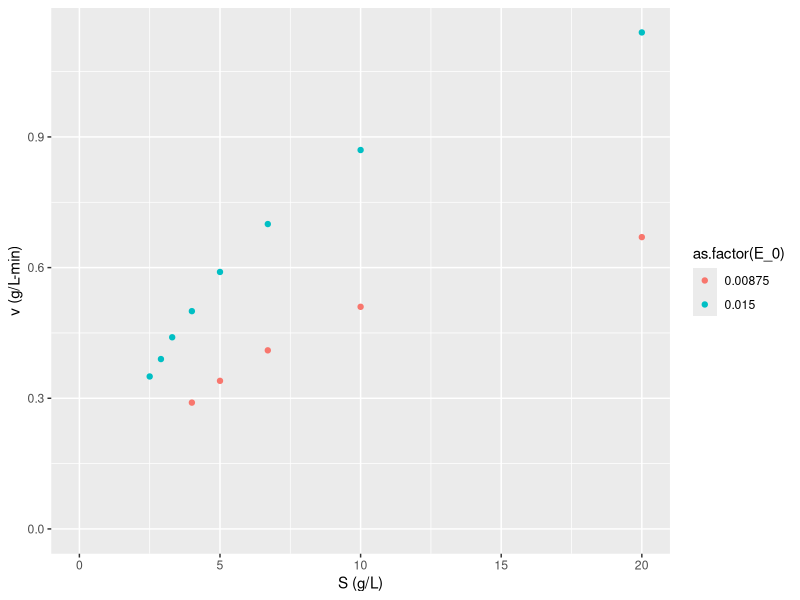
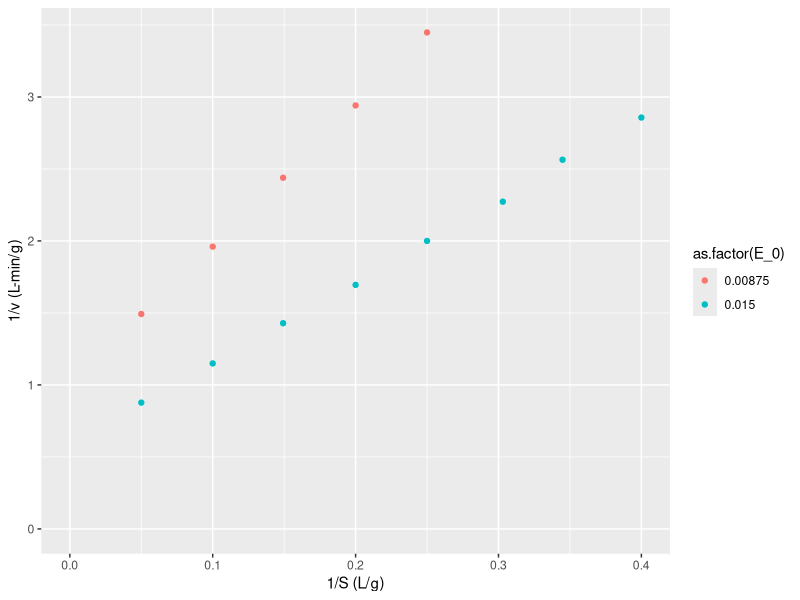
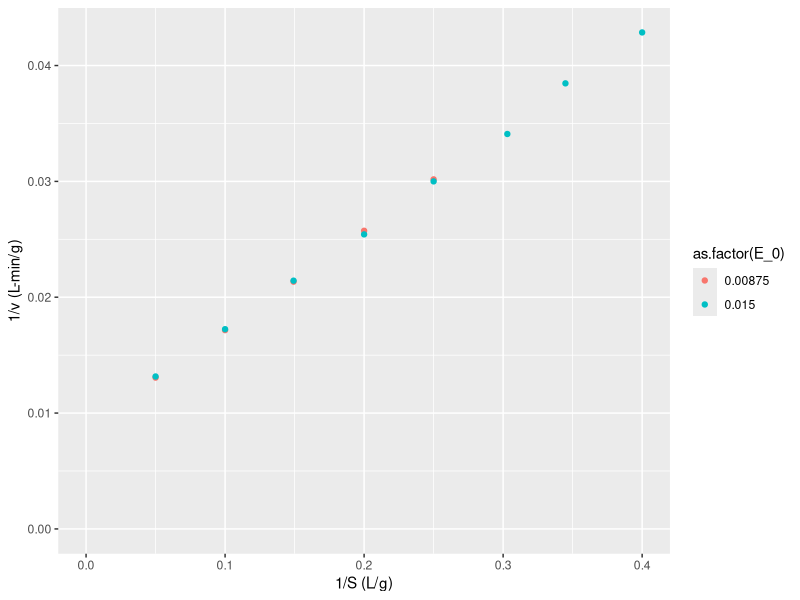
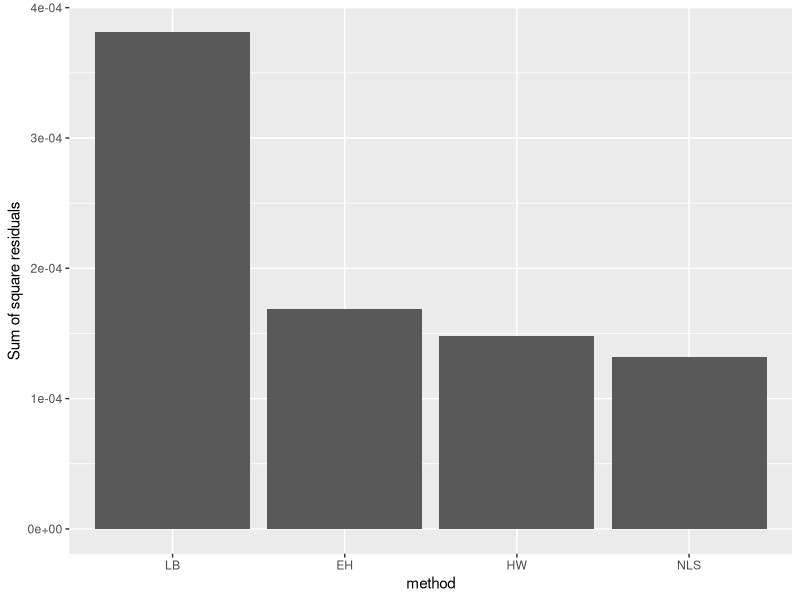
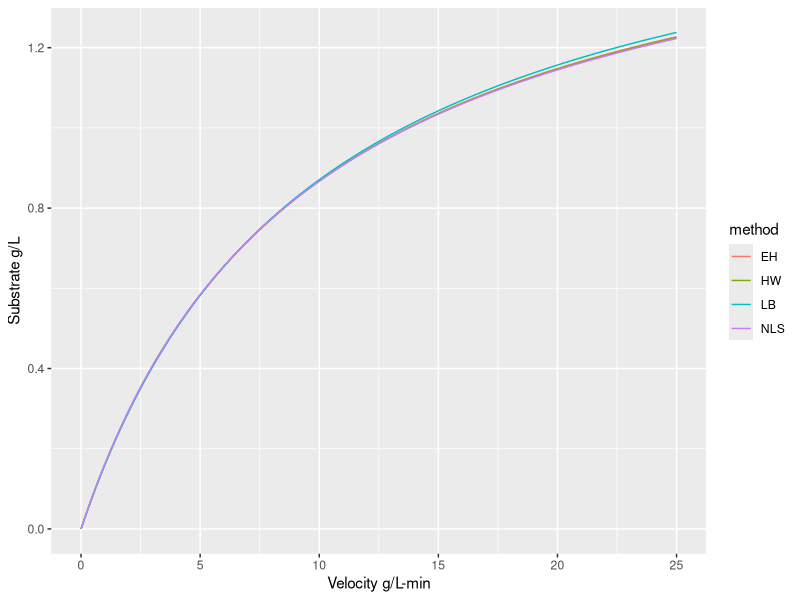

These charts were generated, in order, by the following R code:
## ---- chunk 1
S <- c(20, 10, 6.7, 5, 4, 3.3, 2.9, 2.5) # substrate concentration (g/L)
v_0.015 <- c(1.14, 0.87, 0.7, 0.59, 0.50, 0.44, 0.39, 0.35) # reaction velocity (g/L-min) at E_0 = 0.015 g/L
v_0.00875 <- c(0.67, 0.51, 0.41, 0.34, 0.29, NA, NA, NA) # reaction velocity (g/L-min) at E_0 = 0.00875 g/L

data  <- data.frame(S, v_0.015, v_0.00875)
require(knitr)
knitr::kable(data)
## ---- chunk 2
require(tidyr)
data <- tidyr::gather(data = data, key = E_0, value = v, v_0.00875, v_0.015)
require(stringr)
data$E_0 <- as.numeric(stringr::str_remove(string = data$E_0, pattern = "v_"))
require(ggplot2)
ggplot2::ggplot(data = data, 
                mapping = aes(x = S, y = v, 
                              color = as.factor(E_0))) + geom_point() + labs(y = "v (g/L-min)", 
                    x = "S (g/L)") + 
  expand_limits(x = 0, y = 0)
## ---- chunk 3
data$LB.y <- 1/data$v
data$LB.x <- 1/data$S
ggplot2::ggplot(data = data, 
                mapping = aes(x = LB.x, y = LB.y, color = as.factor(E_0))) + geom_point() + labs(y = "1/v (L-min/g)", 
                    x = "1/S (L/g)") + 
  expand_limits(x = 0, y = 0)
## ---- chunk 4
data$LB.y <- data$E_0/data$v
data$LB.x <- 1/data$S
ggplot2::ggplot(data = data, 
                mapping = aes(x = LB.x, y = LB.y, color = as.factor(E_0))) + geom_point() + labs(y = "1/v (L-min/g)", 
                    x = "1/S (L/g)") + 
  expand_limits(x = 0, y = 0)
## ---- chunk 5
LB <- lm(formula = LB.y~LB.x, data = data)
summary(LB)
## ---- chunk 6
require(tibble)
MM_params <- tibble::tibble(method = "LB", 
                            k_cat = 1/summary(LB)$coefficients[1,1],
                            ek_cat = summary(LB)$coefficients[1,2], 
                            K_m = summary(LB)$coefficients[2,1] / 
                              summary(LB)$coefficients[1,1], 
                            eK_m = summary(LB)$coefficients[2,1] / 
                              summary(LB)$coefficients[1,1] *
                              sqrt((summary(LB)$coefficients[1,2] /
                                      summary(LB)$coefficients[1,1])^2 +
                                     (summary(LB)$coefficients[2,2] /
                                        summary(LB)$coefficients[2,1])^2))
knitr::kable(MM_params)
## ---- chunk 7
data$EH.y <- data$v
data$EH.x <- data$v/data$S
EH <- lm(formula = EH.y~E_0 + EH.x - 1, data = data)
summary(EH)

MM_params <- rbind(MM_params, c("EH", summary(EH)$coefficients[[1,1]],
summary(EH)$coefficients[[1,2]],
-summary(EH)$coefficients[[2,1]],
summary(EH)$coefficients[[2,2]]))
knitr::kable(MM_params)
## ---- chunk 8
data$HW.y <- data$E_0*data$S/data$v
HW <- lm(formula = HW.y~S, data = data)
summary(HW)

MM_params <- rbind(MM_params, 
                   c("HW", 1/summary(HW)$coefficients[[2,1]],
summary(HW)$coefficients[[2,2]],
summary(HW)$coefficients[[1,1]]/summary(HW)$coefficients[[2,1]],
summary(HW)$coefficients[2,1]/summary(HW)$coefficients[1,1] *
  sqrt((summary(HW)$coefficients[1,2] / 
          summary(HW)$coefficients[1,1])^2 +
         (summary(HW)$coefficients[2,2] /
            summary(HW)$coefficients[2,1])^2)))
knitr::kable(MM_params)
## ---- chunk 9
# Perform nonlinear least squares regression
nls1 <- nls(v ~ S/(S + Km) * k_cat * E_0,data,list(Km=1,k_cat=1))
summary(nls1)

MM_params <- rbind(MM_params, 
                   c("NLS", summary(nls1)$coefficients[[2,1]],
summary(nls1)$coefficients[[2,2]],
summary(nls1)$coefficients[[1,1]],
summary(nls1)$coefficients[[1,2]]))
knitr::kable(MM_params)
## ---- chunk 10
# Add the correct E_0 parameter
MM_params$E_0 <- 0.015
require(tidyverse)
# make sure that the parameters are numerics
MM_params[,2:5] <- MM_params[,2:5] %>% map(as.numeric)

# Write a function to calculate velocity based 
#  on the Michaelis-Menten equation
MM <- function(k_cat, E_0, S, K_m) {k_cat*E_0*S / (K_m + S) }

# Write a for loop to calculate velocity for 
#  each S value with each parameter set
resid <- tibble(S, v_0.015)
for(i in 1:nrow(MM_params)){
  # calculate predicted v values 
  v <- with(MM_params[i,], {MM(k_cat, E_0, S, K_m)})
    # name the predicted column with the method and add it to resid
  resid <- resid %>% 
    add_column(!!(MM_params[[i,"method"]]) := v)
}
resid

# Calculate the residuals for each method
resid <- resid %>% 
  mutate_at(c("LB", "EH", "HW", "NLS"), 
            .funs = funs(. - v_0.015)) # . = predicted
# Calculate the sum of the square of residuals
SSR <- resid %>% summarise_at(c("LB", "EH", "HW", "NLS"), 
                              .funs = funs(sum(.^2)))
# Plot the SSR values
SSR <- gather(SSR, key = "method", value = "SSR")
ggplot(data = SSR, 
       mapping = aes(x = forcats::fct_inorder(method), y = SSR)) + 
  geom_bar(stat = "identity") + 
  labs(x = "method", y = "Sum of square residuals")
## ---- chunk 11
S_plot <- seq(0, 25, 0.1)
model_plot <- tibble(S_plot)
for(i in 1:nrow(MM_params)){
  # calculate predicted v values 
  v <- with(MM_params[i,], {MM(k_cat, E_0, S_plot, K_m)})
    # name the predicted column with the method and add it to resid
  model_plot <- model_plot %>% 
    add_column(!!(MM_params[[i,"method"]]) := v)
}

model_plot <- model_plot %>% gather(key = "method", value = "v", 2:5)

ggplot(data = model_plot, 
       mapping = aes(x = S_plot, y = v, color = method)) + 
  geom_line() + labs(x = "Velocity g/L-min", y = "Substrate g/L")
